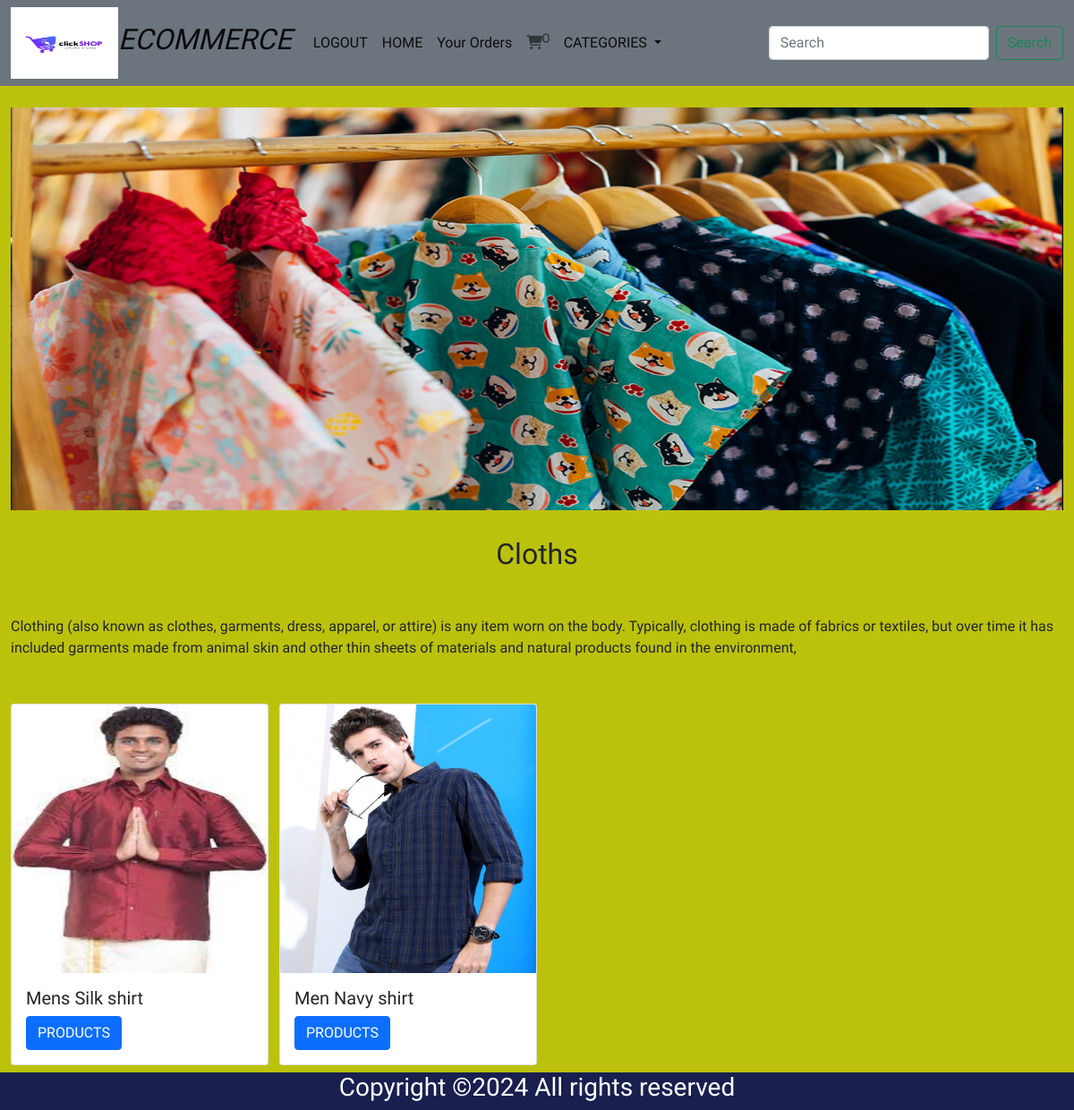
Screenshot of /products/1 (signed in) with the database file from the repository.
### shop/models.py (models this page shows, shortened)
class Category(models.Model):
    name=models.CharField(max_length=20)
    desc=models.TextField()
    image=models.ImageField(upload_to='image',null=True,blank=True)

class Product(models.Model):
    name = models.CharField(max_length=20)
    desc = models.TextField()
    image = models.ImageField(upload_to='products', null=True, blank=True)
    price=models.DecimalField(max_digits=10,decimal_places=2)
    stock=models.IntegerField()
    available=models.BooleanField(default=True)
    created=models.DateTimeField(auto_now_add=True)
    update=models.DateTimeField(auto_now=True)
    category=models.ForeignKey(Category,on_delete=models.CASCADE)

### shop/views.py (the view)
# urls.py: path('products/<int:p>',views.allproducts,name='products'),
def allproducts(request,p):
    c=Category.objects.get(id=p)
    p=Product.objects.filter(category=c)
    return render(request,'product.html',{'c':c,'p':p})

### cart/context_processors.py (called while the page is built)
def total(request):
    count=0
    if request.user.is_authenticated:
        u = request.user
        try:
            c =Cart.objects.filter(user=u)
            for i in c:
                count=count+i.quantity
        except:
            count=0
    return {'count': count}

### shop/context_processors.py (called while the page is built)
def links(request):
    c=Category.objects.all()
    return{'links':c}

### templates/product.html
{% extends 'base.html' %}
{% load static %}
{% block content %}
<div class="container-fluid mt-4" style="margin-bottom:30px">
    <img src="{{ c.image.url }}" height="450px" width="100%">
</div>
<div class="container-fluid mt-1" style="margin-bottom:50px">
    <center><h2 style="margin-bottom:50px;">{{ c.name }}</h2></center>
    <p>{{ c.desc }}</p>
</div>
<div class="container-fluid" style="margin-bottom:50px">
    <div class="row">
        {% for i in p %}
        <div class="col-sm-3">
            <div class="card" style="width: 18rem;">
  <img src="{{ i.image.url }}" height="300px" class="card-img-top" alt="...">
  <div class="card-body">
      <h5 class="card-title">{{ i.name }}</h5>
    <a href="{% url 'shop:detail' i.id %}" class="btn btn-primary">PRODUCTS</a>
  </div>
</div>
        </div>
        {% endfor %}
    </div>
</div>
{% endblock %}

### static/css/style.css (style rules this page uses)
body { background-color:#bcc20c; font-family: "Bungee", sans-serif; font-weight: 400; font-style: normal; }

### templates/base.html (style rules this page uses)
body { background-color:#bcc20c; font-family: "Bungee", sans-serif; font-weight: 400; font-style: normal; }

### rows the page displays
Category: image (picture), name "Cloths", desc "Clothing (also known as clothes, garments, dress, apparel, or attire) is any item worn on the body. Typically, clothing is made of fabrics or textiles, but over time it has included garments made from animal skin and other thin sheets of materials and natural products found in the environment,"
Product: image (picture), name "Mens Silk shirt"
Product: image (picture), name "Men Navy shirt"

### other values shown
{{ count }} "0"
